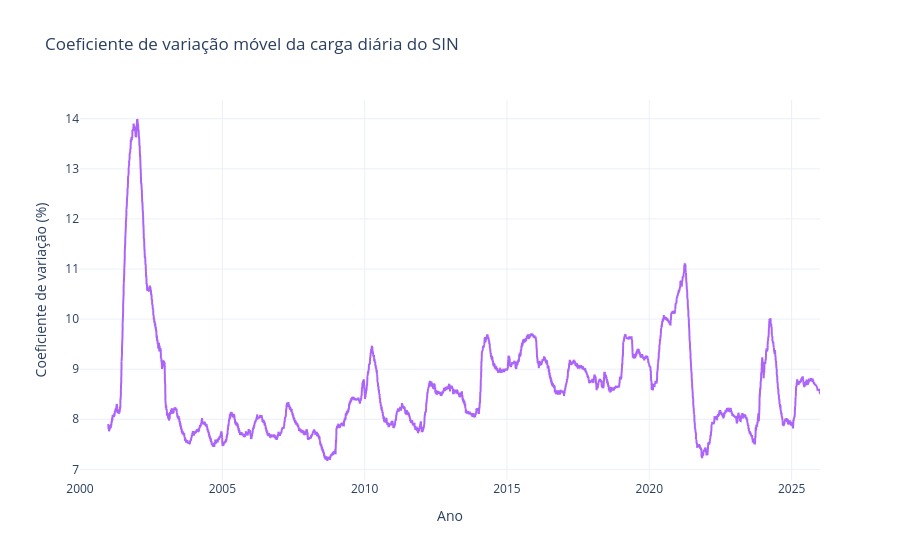

The notebook cell this image was saved under:
### Markdown cell above
- A correlação entre a média móvel e o desvio-padrão móvel foi de 0,880. Isso mostra uma associação positiva forte: períodos com carga média maior também tendem a apresentar maior dispersão em valores absolutos.

- Entretanto, ainda precisamos verificar se a variabilidade também aumentou proporcionalmente. Para isso, será observado o coeficiente de variação móvel.

### Code cell
fig = px.line(
    x=rolling_statistics.index,
    y=rolling_statistics['cv_%'],
    title='Coeficiente de variação móvel da carga diária do SIN'
)

fig.update_traces(line_color='#AB63FA')
fig.update_layout(
    xaxis_title='Ano',
    yaxis_title='Coeficiente de variação (%)',
    hovermode='x unified',
    showlegend=False
)
fig.show()

### Figure 1 — Plotly figure (JSON) as saved in the notebook; plotly's stock layout.template omitted (floating-point values rounded to 4 significant figures; data arrays with more than 128 entries replaced by an {"elided": "..."} marker saying what was removed)
{"data": [{"hovertemplate": "x=%{x}<br>y=%{y}<extra></extra>", "legendgroup": "", "line": {"color": "#AB63FA", "dash": "solid"}, "marker": {"symbol": "circle"}, "mode": "lines", "name": "", "showlegend": false, "type": "scattergl", "x": {"elided": "9497 str values"}, "xaxis": "x", "y": {"elided": "9497 float values"}, "yaxis": "y"}], "layout": {"hovermode": "x unified", "legend": {"tracegroupgap": 0}, "showlegend": false, "title": {"text": "Coeficiente de variação móvel da carga diária do SIN"}, "xaxis": {"anchor": "y", "domain": [0, 1], "title": {"text": "Ano"}}, "yaxis": {"anchor": "x", "domain": [0, 1], "title": {"text": "Coeficiente de variação (%)"}}}}
